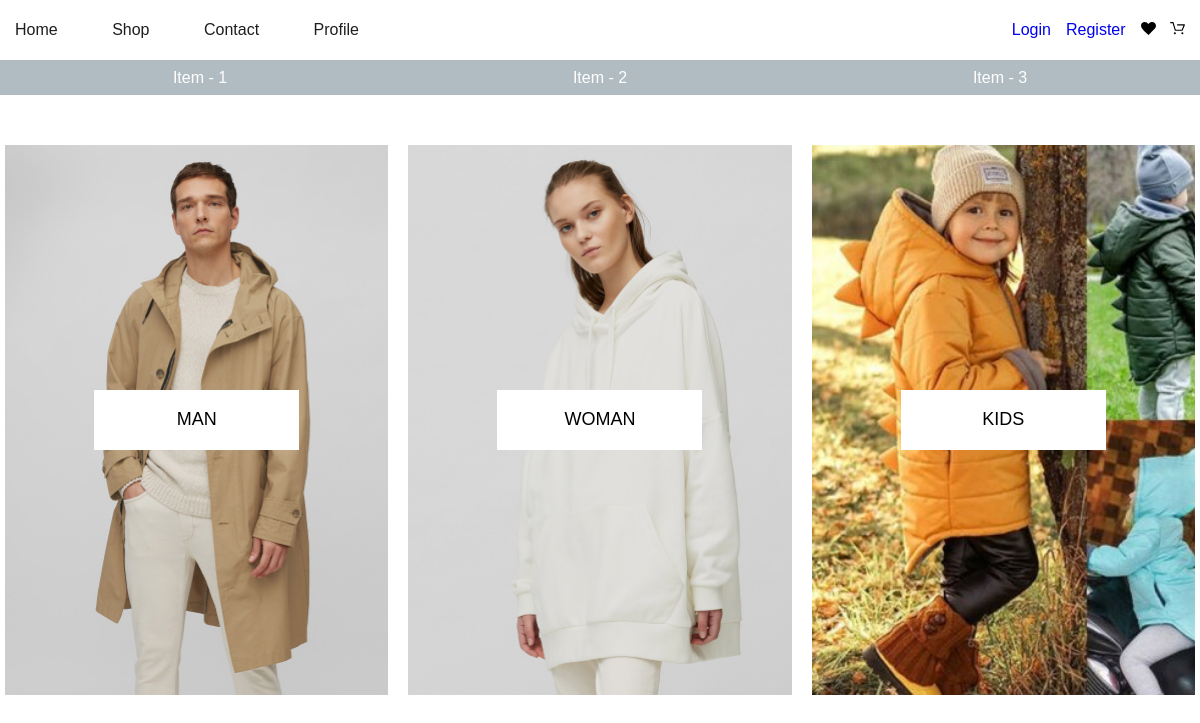
The page /catalog on the database as committed earlier.
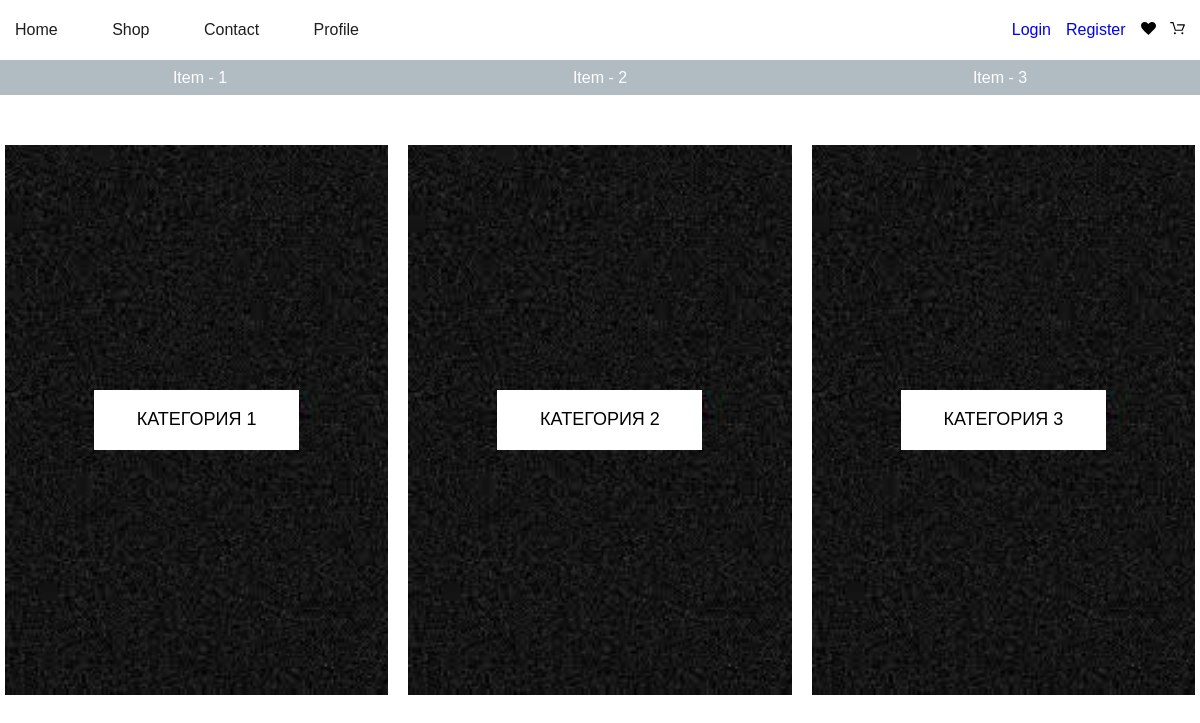
The same page on the database as committed later.
### mainApp/models.py (models this page shows, shortened)
class Category(MPTTModel):
    title = m.CharField(max_length=255, verbose_name="Имя категории", unique=True)
    parent = TreeForeignKey("self", on_delete=m.CASCADE, null=True, blank=True, related_name="children")
    photo = m.ImageField(upload_to="photos/category/%m/%d/", verbose_name="Фото Категорий",
                         default="empty.jfif")
    is_published = m.BooleanField(default=True, verbose_name="Опубликовано ?")
    created_dt = m.DateTimeField(auto_now_add=True, verbose_name="Дата создания")
    updated_dt = m.DateTimeField(auto_now=True, verbose_name="Дата оновления")
    slug = m.SlugField(max_length=255, unique=True, blank=True)
    class Meta:
        verbose_name = "Категория"
        verbose_name_plural = "Категории"
    class MPTTMeta:
        order_insertion_by = ["title"]

### mainApp/views.py (the view)
# urls.py: path('catalog', views.CatalogListView.as_view(), name='catalog'),
class CatalogListView(ListView):
    template_name = 'mainApp/catalog_gender.html'
    context_object_name = 'categories_sex'
    queryset = Category.objects.filter(level=0)

### basket/basket_class.py (called while the page is built)
    def __len__(self):
        return sum(item['qty'] for item in self.basket.values())

### basket/context_processors.py (called while the page is built)
def basket(request):
    return {'basket': Basket(request)}

### mainApp/templates/mainApp/catalog_gender.html
{% extends 'base.html' %}
{% load static %}
{% block content %}
<div class="container">
  <div class="catalog">
    {% for category in categories_sex %}
    <div class="catalog__item" style="background:no-repeat url('{{ category.photo.url }}'); background-size: cover">
      <a href="{% url 'catalog_sex' category.slug %}" class="catalog__btn"><span>{{ category.title }}</span></a>
    </div>
    {% endfor %}
  </div>
</div>
{% endblock %}

Rows that differ between the two databases and show on the page:
removed Category: photo (picture), title "MAN"
removed Category: photo (picture), title "WOMAN"
no longer on this page (row edited): Category: photo (picture), title "KIDS"
added Category: photo (placeholder picture), title "КАТЕГОРИЯ 1"
added Category: photo (placeholder picture), title "КАТЕГОРИЯ 2"
now on this page (row edited): Category: photo (placeholder picture), title "КАТЕГОРИЯ 3"
